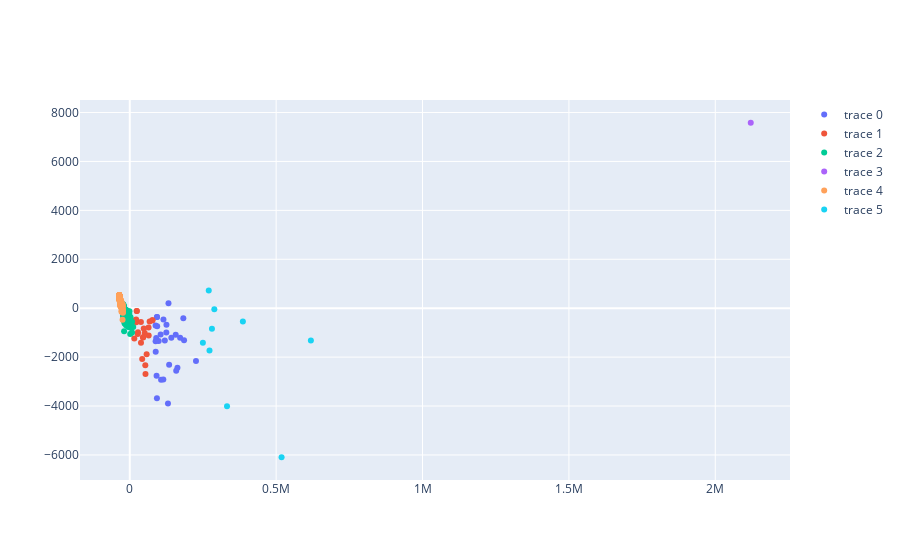
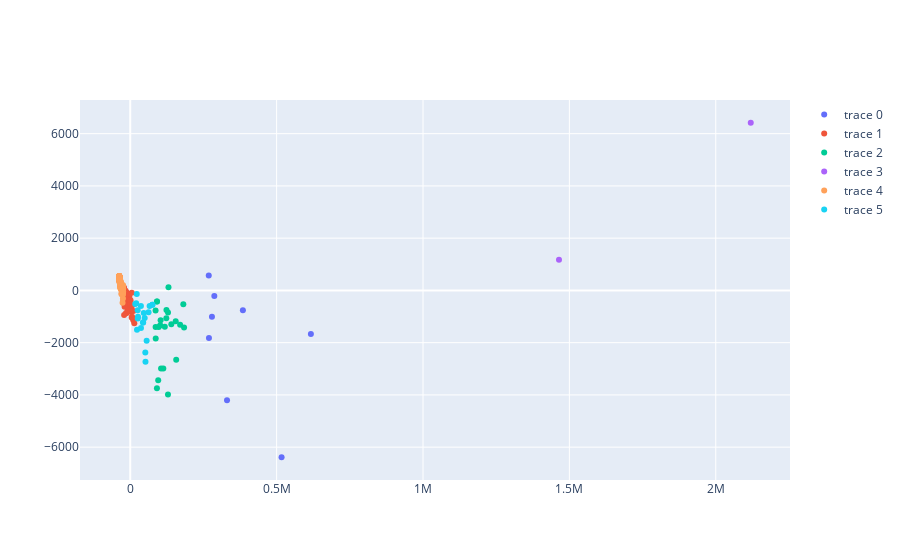
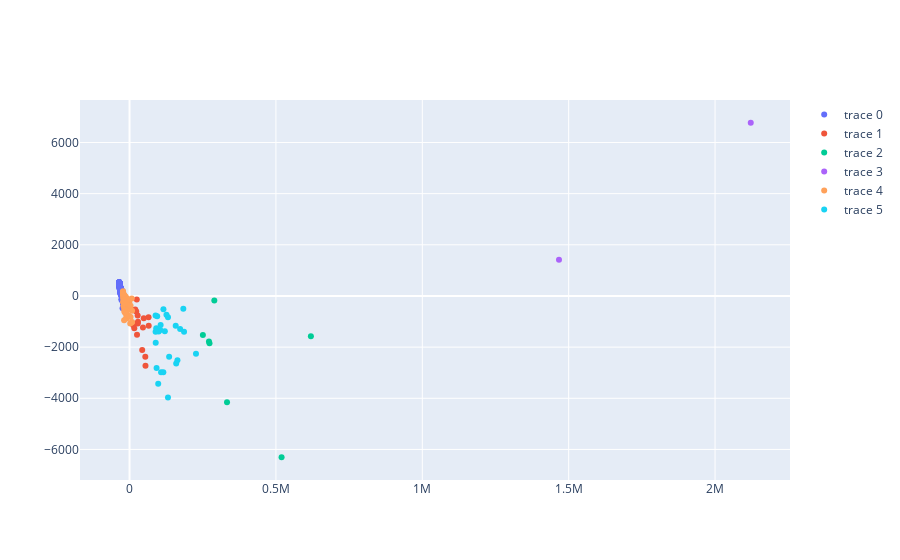
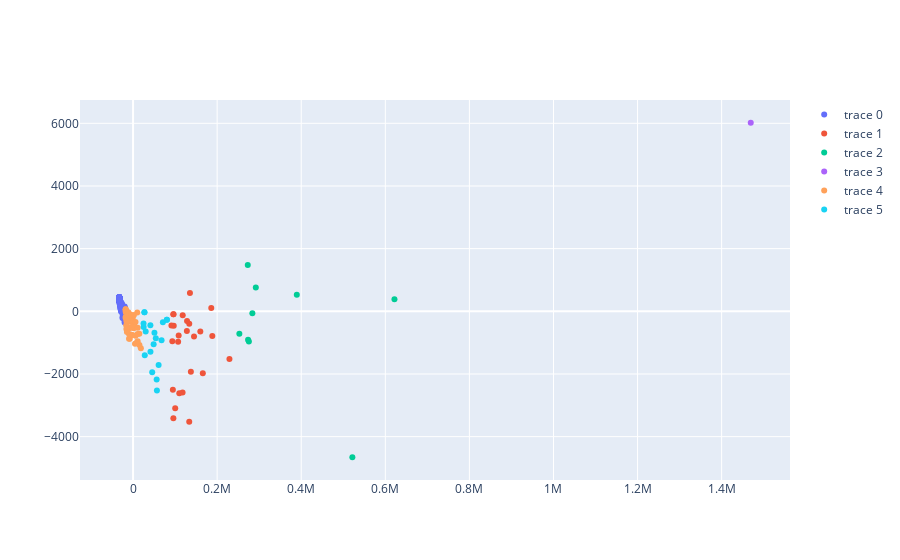

Notebook code cell kept with these figures, in order:
### Markdown cell above
## Clusterização por fold

### Code cell
kf = KFold(n_splits=5)
k_range = [2,3,4,5,6]
args = {
    "init": "random",
    "n_init": 10,
    "max_iter": 300,
    "random_state": 42,
}
results = []
sets = []
fold = 0
resultados = {
    "fold": [],
    "std_cluster_hit": 0,
    "std_label_hit": 0,
    "mean_cluster_hit": 0,
    "mean_label_hit": 0
}
for train, test in kf.split(df):
    fold_data = {}
    fold_data['fold_number'] = fold
    test_set = df.iloc[test]
    real_classes = test_set['defects']
    real_classes = real_classes.apply(str).str.replace("b|'", '')
    real_classes = real_classes.apply(lambda x: 1 if x == 'true' else 0)

    result = {}
    
    #get training set
    training_set = df.iloc[train]
    training_set.reset_index(drop=True, inplace=True)
    
    #split true and false
    label_false, label_true = group_by_class(training_set)
    label_false = label_false.drop(columns=['defects'])
    label_true = label_true.drop(columns=['defects'])
    
    true_instances = label_true.shape[0]
    fold_data["defects_true"] =  {"number_instances": true_instances}
    
    false_instances = label_false.shape[0]
    fold_data["defects_false"] =  {"number_instances": false_instances}

    #train kmeans with label_false
    if false_instances > 1:
        sse = get_sse(label_false, k_range, args)
        best_k = get_best_k(k_range, sse)
        fold_data['defects_false']['best_k'] = best_k
        #elbow_plot(k_range, sse)

        args['n_clusters'] = best_k
        label_false = generate_metaclasses(label_false, args)
        args.pop('n_clusters')
    elif false_instances == 1:
        label_false['metaclass'] = best_k
    
    #train kmeans with label_true
    if true_instances > 1:
        sse = get_sse(label_true, k_range, args)
        best_k = get_best_k(k_range, sse)
        #elbow_plot(k_range, sse)
        fold_data['defects_true']['best_k'] = best_k
        args['n_clusters'] = best_k
        label_true = generate_metaclasses(label_true, args)
        args.pop('n_clusters')
    elif true_instances == 1:
        label_true['metaclass'] = 0
        fold_data['defects_true']['best_k'] = 1
    
    label_true["metaclass"] = label_true["metaclass"].apply(lambda x: x + best_k)

    
    df_final = pd.concat([label_false, label_true])
    metaclasses = np.unique(df_final['metaclass'])
    fold_data["n_total_clusters"] = len(metaclasses)
    args['n_clusters'] = len(metaclasses)
    to_plot = reduce_dimensions(df_final, 2)
    plot_clusters(to_plot, KMeans(**args))
    args.pop('n_clusters')
    
    # Naive Bayes
    gnb = GaussianNB()
    target_values = df_final['metaclass']
    df_final.drop(columns=['metaclass'])
    gnb.fit(df_final, target_values)
    
    test_set['defects'] = test_set['defects'].apply(str).str.replace("b|'", '')
    test_set['defects'] = test_set['defects'].apply(lambda x: 1 if x == 'true' else 0)
    test_set.drop(columns=['defects'])
    predicted_classes = gnb.predict(test_set)
    fold_data["test_instances"] = len(predicted_classes)
    label_hit = 0
    cluster_hit = 0
    for i, j in zip(predicted_classes, real_classes):       
        if i == j:
            cluster_hit += 1
        
        if ((i in [0,1,2]) and j == 0):
            label_hit += 1
        elif i > 2 and j == 1:
            label_hit += 1
            
    fold_data["naive_bayes"] = {"label_hit": label_hit/len(predicted_classes), "cluster_hit": cluster_hit/len(predicted_classes)}
    acc = label_hit/len(real_classes)
    
    acc = 0
    fold += 1
    resultados["fold"].append(fold_data)
